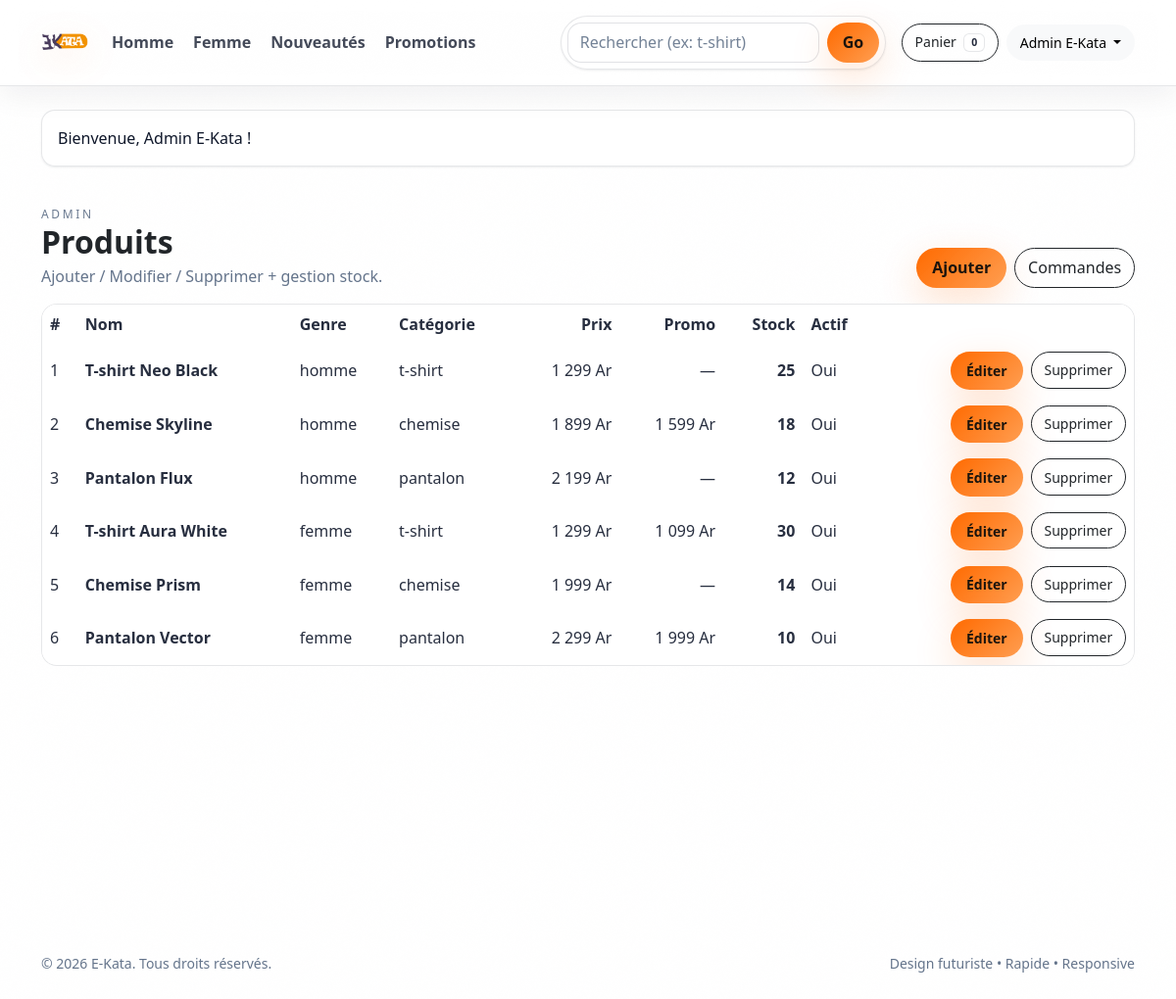
Screenshot of /public/index.php?c=admin&a=products (signed in) with the database file from the repository.
### tables this page shows
CREATE TABLE products (
  id INT UNSIGNED NOT NULL AUTO_INCREMENT,
  name VARCHAR(200) NOT NULL,
  slug VARCHAR(220) NOT NULL,
  gender ENUM('homme','femme','unisex') NOT NULL DEFAULT 'unisex',
  category VARCHAR(80) NOT NULL,  
  description TEXT NULL,
  price_cents INT UNSIGNED NOT NULL,
  promo_price_cents INT UNSIGNED NULL,
  stock INT NOT NULL DEFAULT 0,
  is_new TINYINT(1) NOT NULL DEFAULT 0,
  is_featured TINYINT(1) NOT NULL DEFAULT 0,
  image VARCHAR(255) NULL,
  is_active TINYINT(1) NOT NULL DEFAULT 1,
  created_at TIMESTAMP NOT NULL DEFAULT CURRENT_TIMESTAMP,
  updated_at TIMESTAMP NULL DEFAULT NULL ON UPDATE CURRENT_TIMESTAMP,
  PRIMARY KEY (id),
  UNIQUE KEY uniq_products_slug (slug),
  KEY idx_products_gender (gender),
  KEY idx_products_category (category),
  KEY idx_products_active (is_active)
);

### app/core/Controller.php (called while the page is built, shortened)
<?php
abstract class Controller
{
    protected function view(string $path, array $data = []): void
    {
        extract($data, EXTR_SKIP);
        require __DIR__ . '/../views/' . $path . '.php';
    }
}

### app/controllers/AdminController.php (called while the page is built, shortened)
<?php
final class AdminController extends Controller
{
    public function products(): void
    {
        $products = Product::adminAll();
        $this->view('admin/products', compact('products', 'title'));
    }
}

### public/index.php (called while the page is built, shortened)
<?php
require_once __DIR__ . '/../app/core/helpers.php';
require_once __DIR__ . '/../app/core/Database.php';
require_once __DIR__ . '/../app/core/Controller.php';
spl_autoload_register(function ($class) {
    $class = ltrim($class, '\\');
    $paths = [
        __DIR__ . '/../app/controllers/' . $class . '.php',
        __DIR__ . '/../app/models/' . $class . '.php',
        __DIR__ . '/../app/core/' . $class . '.php',
    ];
    foreach ($paths as $p) {
        if (file_exists($p)) { require_once $p; return; }
    }
});
$actionName = (string)($_GET['a'] ?? 'index');
$actionMethod = strtolower($actionName);
try {
    $controller = new $controllerClass();
    $controller->$actionMethod();
} catch (Throwable $e) {
    http_response_code(404);
    $message = $e->getMessage();
    include __DIR__ . '/../app/views/errors/404.php';
}

### app/core/helpers.php (called while the page is built, shortened)
<?php
function base_url(string $path = ''): string
{
    $path = ltrim($path, '/');
    return rtrim(BASE_URL, '/') . '/' . $path;
}
function e(string $value): string
{
    return htmlspecialchars($value, ENT_QUOTES, 'UTF-8');
}
function money_mga(int $cents): string
{
    $amount = $cents / 100;
    return number_format($amount, 0, ',', ' ') . ' Ar';
}

### app/core/Database.php (called while the page is built, shortened)
<?php
final class Database
{
    private static ?PDO $pdo = null;
    public static function pdo(): PDO
    {
        $dsn = 'mysql:host=' . DB_HOST . ';dbname=' . DB_NAME . ';charset=' . DB_CHARSET;
        $pdo = new PDO($dsn, DB_USER, DB_PASS, [
            PDO::ATTR_ERRMODE => PDO::ERRMODE_EXCEPTION,
            PDO::ATTR_DEFAULT_FETCH_MODE => PDO::FETCH_ASSOC,
            PDO::ATTR_EMULATE_PREPARES => false,
        ]);
        self::$pdo = $pdo;
        return self::$pdo;
    }
}

### app/models/Product.php (called while the page is built, shortened)
<?php
final class Product
{
    public static function adminAll(int $limit = 200): array
    {
        $sql = "SELECT * FROM products ORDER BY created_at DESC LIMIT :lim";
        $stmt = Database::pdo()->prepare($sql);
        $stmt->bindValue(':lim', $limit, PDO::PARAM_INT);
        $stmt->execute();
        return $stmt->fetchAll();
    }
}

### app/views/admin/products.php (the view, shortened to what this page needs)
<?php
require __DIR__ . '/../partials/header.php';
?>
<div class="container py-4">
  <div class="d-flex flex-column flex-lg-row justify-content-between align-items-start align-items-lg-end gap-3 mb-3 reveal">
    <div>
      <div class="eyebrow">ADMIN</div>
      <h1 class="h2 fw-bold mb-1">Produits</h1>
      <div class="text-secondary">Ajouter / Modifier / Supprimer + gestion stock.</div>
    </div>
    <div class="d-flex gap-2">
      <a class="btn btn-neo" href="<?= e(base_url('index.php?c=admin&a=product_new')) ?>">Ajouter</a>
      <a class="btn btn-outline-dark btn-soft" href="<?= e(base_url('index.php?c=admin&a=orders')) ?>">Commandes</a>
    </div>
  </div>
  <div class="table-neo reveal">
    <div class="table-responsive">
      <table class="table table-borderless align-middle">
        <thead>
          <tr>
            <th>#</th>
            <th>Nom</th>
            <th>Genre</th>
            <th>Catégorie</th>
            <th class="text-end">Prix</th>
            <th class="text-end">Promo</th>
            <th class="text-end">Stock</th>
            <th>Actif</th>
            <th></th>
          </tr>
        </thead>
        <tbody>
          <?php foreach ($products as $p): ?>
            <tr>
              <td class="text-secondary"><?= (int)$p['id'] ?></td>
              <td class="fw-semibold"><?= e((string)$p['name']) ?></td>
              <td><?= e((string)$p['gender']) ?></td>
              <td><?= e((string)$p['category']) ?></td>
              <td class="text-end"><?= e(money_mga((int)$p['price_cents'])) ?></td>
              <td class="text-end"><?= $p['promo_price_cents'] ? e(money_mga((int)$p['promo_price_cents'])) : '—' ?></td>
              <td class="text-end fw-semibold"><?= (int)$p['stock'] ?></td>
              <td><?= !empty($p['is_active']) ? 'Oui' : 'Non' ?></td>
              <td class="text-end">
                <div class="d-flex justify-content-end gap-2">
                  <a class="btn btn-sm btn-neo" href="<?= e(base_url('index.php?c=admin&a=product_edit&id=' . (int)$p['id'])) ?>">Éditer</a>
                  <form method="post" action="<?= e(base_url('index.php?c=admin&a=product_delete')) ?>" onsubmit="return confirm('Supprimer ce produit ?')">
                    <button class="btn btn-sm btn-outline-dark btn-soft" type="submit">Supprimer</button>
                  </form>
                </div>
              </td>
            </tr>
          <?php endforeach; ?>
        </tbody>
      </table>
    </div>
  </div>
</div>
<?php require __DIR__ . '/../partials/footer.php'; ?>

### public/assets/css/app.css (style rules this page uses)
:root { color-scheme: light; --page: #f7f7fb; --surface: #ffffff; --surface2: #fbfbfe; --text: #0f172a; --muted: #64748b; --line: rgba(15, 23, 42, 0.10); --glass: rgba(255,255,255,.78); --glass2: rgba(255,255,255,.92); --neo: #ff6a00; --neo2:#ff8a3d; --danger:#ef4444; --radius: 16px; --shadow: 0 20px 60px rgba(15, 23, 42, .14); --shadowSm: 0 1px 2px rgba(15, 23, 42, .08); --ring: 0 0 0 .25rem rgba(255, 106, 0, .18); }
html,body { height:100%; }
body { font-family: ui-sans-serif, system-ui, -apple-system, Segoe UI, Roboto, Arial, sans-serif; background: radial-gradient(1200px 600px at 70% -10%, rgba(255, 106, 0, 0.16), transparent 60%), radial-gradient(900px 500px at 10% 0%, rgba(99, 102, 241, 0.10), transparent 55%), radial-gradient(800px 500px at 10% 90%, rgba(255, 138, 61, 0.12), transparent 60%), var(--page); color: var(--text); overflow-x:hidden; }
.bg-neo { background:transparent !important; }
.btn-neo { --bs-btn-color: #1b140d; --bs-btn-bg: transparent; --bs-btn-border-color: transparent; background: linear-gradient(135deg, rgba(255, 106, 0, 1), rgba(255, 154, 74, .96)); border: 0; border-radius: 999px; padding: .55rem 1rem; font-weight: 900; box-shadow: 0 14px 40px rgba(255, 106, 0, .20); transition: transform .2s ease, filter .2s ease, box-shadow .2s ease; }
.btn-soft { border-radius:999px; padding:.45rem .8rem; }
.eyebrow { letter-spacing:.22em; font-size:.75rem; text-transform:uppercase; color: rgba(100,116,139,.95); }
.table-neo { background: rgba(255,255,255,.85); border: 1px solid var(--line); border-radius: 16px; overflow:hidden; }
.table-neo table { margin:0; }
.table-neo thead { background: rgba(255,255,255,.92); }
.table-neo td,.table-neo th { color: rgba(15, 23, 42, 0.90) !important; border-color: rgba(15, 23, 42, 0.08) !important; }
.reveal { opacity:0; transform: translateY(14px); transition: opacity .6s ease, transform .6s ease; }
.reveal.is-in { opacity:1; transform: translateY(0); }
.text-secondary { color: var(--muted) !important; }

### rows the page displays
products: id "1", name "T-shirt Neo Black", gender "homme", category "t-shirt", price_cents "1 299 Ar", stock "25", is_active "Oui"
products: id "2", name "Chemise Skyline", gender "homme", category "chemise", price_cents "1 899 Ar", promo_price_cents "1 599 Ar", stock "18", is_active "Oui"
products: id "3", name "Pantalon Flux", gender "homme", category "pantalon", price_cents "2 199 Ar", stock "12", is_active "Oui"
products: id "4", name "T-shirt Aura White", gender "femme", category "t-shirt", price_cents "1 299 Ar", promo_price_cents "1 099 Ar", stock "30", is_active "Oui"
products: id "5", name "Chemise Prism", gender "femme", category "chemise", price_cents "1 999 Ar", stock "14", is_active "Oui"
products: id "6", name "Pantalon Vector", gender "femme", category "pantalon", price_cents "2 299 Ar", promo_price_cents "1 999 Ar", stock "10", is_active "Oui"

### other values shown
cart_count() "0"
$user['name'] "Admin E-Kata"
$flash['message'] "Bienvenue, Admin E-Kata !"
